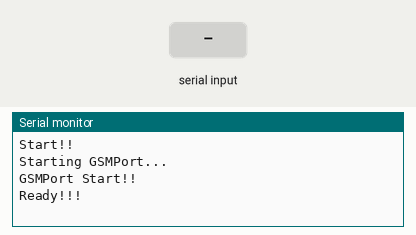
The sketch below on a simulated Arduino Mega 2560, built with avr-gcc and run on an emulated ATmega2560. On the bench: the last lines printed to the serial monitor. The inputs (shaded band) are chosen by the test bench. The modem accepts every AT command (registered, SIM ready, sends succeed) and sends nothing else.

Above: at 4.2 s.
4.3 s: "*" received over Serial
At 5.5 s:
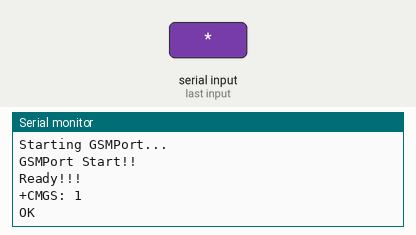
5.8 s: "*" received over the second serial link
At 6.6 s:
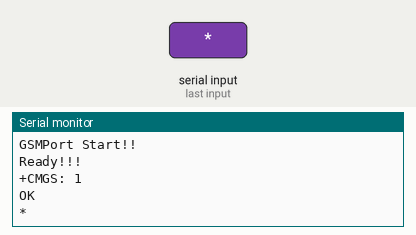
7.3 s: "1" received over the second serial link
At 7.7 s:
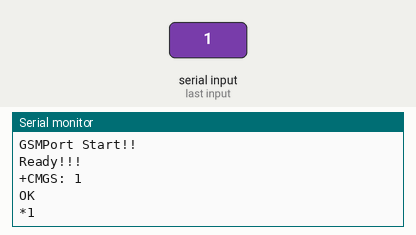

The sketch:

Test1.ino
```cpp
#define CTRL_Z 26

unsigned long timer=0;
unsigned long current=0;

const long interval = 10000;

void setup() {
  Serial.begin(38400);   //coneccion con Terminal
  while (!Serial){
    ;
  }
  Serial.println("Start!!");
  Serial.println("Starting GSMPort...");
  Serial1.begin(38400);  //coneccion con GSM
  while(!Serial1){
    ;
  }
  Serial.println("GSMPort Start!!");
  delay(3000);
  Serial.println("Ready!!!");
}

void loop() {
  if (Serial.available()) {
    int inByte = Serial.read();
    if (char(inByte)=='*'){
      inByte = CTRL_Z;
    }
    Serial1.write(inByte);
  }

  if (Serial1.available()) {
    int inByte = Serial1.read();
    Serial.write(inByte);
  }
  current=millis();
/*
  if ( current-timer>interval ){
    Serial1.println("AT+CREG?");
    timer=current;
  }
  */
}
```

Measured:
- after the input at 4.3 s, the serial monitor: prints a new line at once (image 1)
- after the input at 5.8 s, the serial monitor: prints a new line at once (image 2)
- after the input at 7.3 s, the serial monitor: prints a new line at once (image 3)
